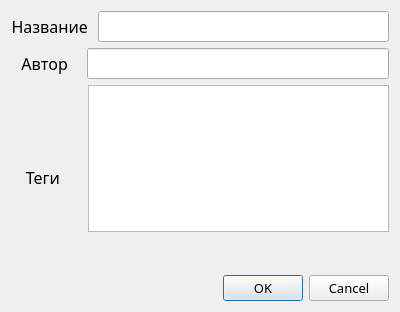
<?xml version="1.0" encoding="UTF-8"?>
<ui version="4.0">
 <class>createFileWindow</class>
 <widget class="QDialog" name="createFileWindow">
  <property name="geometry">
   <rect>
    <x>0</x>
    <y>0</y>
    <width>400</width>
    <height>312</height>
   </rect>
  </property>
  <property name="font">
   <font>
    <family>Montserrat Medium</family>
   </font>
  </property>
  <property name="windowTitle">
   <string>Dialog</string>
  </property>
  <layout class="QVBoxLayout" name="verticalLayout">
   <item>
    <layout class="QVBoxLayout" name="verticalLayout_4">
     <item>
      <layout class="QHBoxLayout" name="horizontalLayout_2">
       <item>
        <widget class="QLabel" name="nameLabel">
         <property name="sizePolicy">
          <sizepolicy hsizetype="Maximum" vsizetype="Preferred">
           <horstretch>0</horstretch>
           <verstretch>0</verstretch>
          </sizepolicy>
         </property>
         <property name="font">
          <font>
           <family>Montserrat Medium</family>
           <pointsize>12</pointsize>
          </font>
         </property>
         <property name="text">
          <string>Название </string>
         </property>
         <property name="alignment">
          <set>Qt::AlignRight|Qt::AlignTrailing|Qt::AlignVCenter</set>
         </property>
        </widget>
       </item>
       <item>
        <widget class="QLineEdit" name="nameLineEdit">
         <property name="font">
          <font>
           <family>Montserrat Medium</family>
           <pointsize>12</pointsize>
          </font>
         </property>
        </widget>
       </item>
      </layout>
     </item>
     <item>
      <layout class="QHBoxLayout" name="horizontalLayout_4">
       <item>
        <spacer name="horizontalSpacer">
         <property name="orientation">
          <enum>Qt::Horizontal</enum>
         </property>
         <property name="sizeType">
          <enum>QSizePolicy::Fixed</enum>
         </property>
         <property name="sizeHint" stdset="0">
          <size>
           <width>10</width>
           <height>0</height>
          </size>
         </property>
        </spacer>
       </item>
       <item>
        <widget class="QLabel" name="authorLabel">
         <property name="font">
          <font>
           <family>Montserrat Medium</family>
           <pointsize>12</pointsize>
          </font>
         </property>
         <property name="text">
          <string>Автор </string>
         </property>
         <property name="alignment">
          <set>Qt::AlignRight|Qt::AlignTrailing|Qt::AlignVCenter</set>
         </property>
        </widget>
       </item>
       <item>
        <spacer name="horizontalSpacer_2">
         <property name="orientation">
          <enum>Qt::Horizontal</enum>
         </property>
         <property name="sizeType">
          <enum>QSizePolicy::Fixed</enum>
         </property>
         <property name="sizeHint" stdset="0">
          <size>
           <width>9</width>
           <height>0</height>
          </size>
         </property>
        </spacer>
       </item>
       <item>
        <widget class="QLineEdit" name="authorLineEdit">
         <property name="font">
          <font>
           <family>Montserrat Medium</family>
           <pointsize>12</pointsize>
          </font>
         </property>
        </widget>
       </item>
      </layout>
     </item>
     <item>
      <layout class="QHBoxLayout" name="horizontalLayout_5">
       <item>
        <spacer name="horizontalSpacer_3">
         <property name="orientation">
          <enum>Qt::Horizontal</enum>
         </property>
         <property name="sizeType">
          <enum>QSizePolicy::Fixed</enum>
         </property>
         <property name="sizeHint" stdset="0">
          <size>
           <width>14</width>
           <height>0</height>
          </size>
         </property>
        </spacer>
       </item>
       <item>
        <widget class="QLabel" name="tagsLabel">
         <property name="font">
          <font>
           <family>Montserrat Medium</family>
           <pointsize>12</pointsize>
          </font>
         </property>
         <property name="text">
          <string>Теги </string>
         </property>
         <property name="alignment">
          <set>Qt::AlignRight|Qt::AlignTrailing|Qt::AlignVCenter</set>
         </property>
        </widget>
       </item>
       <item>
        <spacer name="horizontalSpacer_4">
         <property name="orientation">
          <enum>Qt::Horizontal</enum>
         </property>
         <property name="sizeType">
          <enum>QSizePolicy::Fixed</enum>
         </property>
         <property name="sizeHint" stdset="0">
          <size>
           <width>18</width>
           <height>0</height>
          </size>
         </property>
        </spacer>
       </item>
       <item>
        <layout class="QVBoxLayout" name="verticalLayout_2">
         <item>
          <widget class="QListWidget" name="listWidget">
           <property name="font">
            <font>
             <family>Montserrat Medium</family>
             <pointsize>12</pointsize>
            </font>
           </property>
           <property name="sortingEnabled">
            <bool>true</bool>
           </property>
          </widget>
         </item>
         <item>
          <widget class="QPushButton" name="addTagButton">
           <property name="sizePolicy">
            <sizepolicy hsizetype="Minimum" vsizetype="Maximum">
             <horstretch>0</horstretch>
             <verstretch>0</verstretch>
            </sizepolicy>
           </property>
           <property name="font">
            <font>
             <family>Montserrat Medium</family>
             <pointsize>12</pointsize>
            </font>
           </property>
           <property name="text">
            <string/>
           </property>
           <property name="autoDefault">
            <bool>false</bool>
           </property>
           <property name="flat">
            <bool>true</bool>
           </property>
          </widget>
         </item>
        </layout>
       </item>
      </layout>
     </item>
    </layout>
   </item>
   <item>
    <widget class="QDialogButtonBox" name="dialogButtonBox">
     <property name="font">
      <font>
       <family>Montserrat Medium</family>
       <pointsize>10</pointsize>
      </font>
     </property>
     <property name="standardButtons">
      <set>QDialogButtonBox::Cancel|QDialogButtonBox::Ok</set>
     </property>
    </widget>
   </item>
  </layout>
 </widget>
 <resources/>
 <connections/>
</ui>
